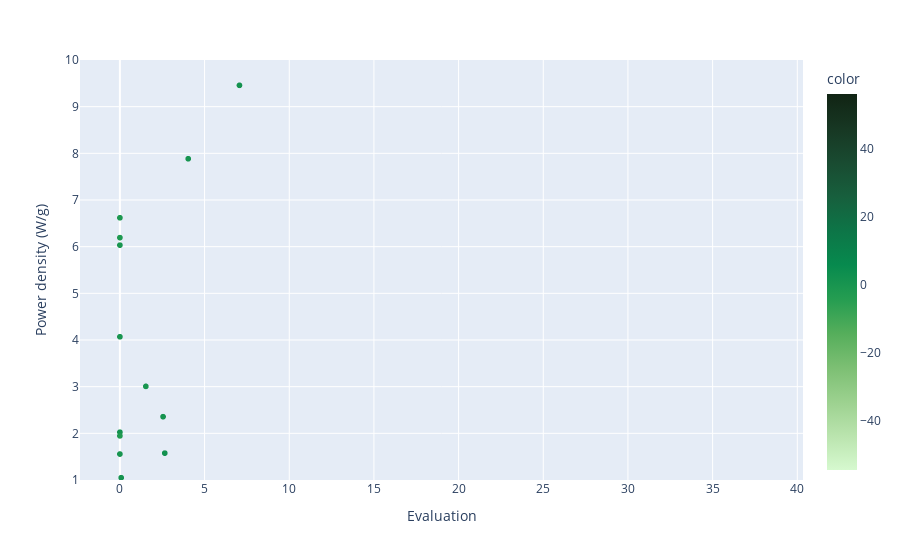

The cell this chart's notebook holds for it:
### Code cell
px.scatter(power_density_df, x = 'Evaluation', y = 'Power density (W/g)', hover_name = 'Isotope', 
            color = e_t_dict['Half life (log(years))'], color_continuous_scale = 'algae',
            range_y = [1, 10])

### Figure 1 — Plotly figure (JSON) as saved in the notebook; plotly's stock layout.template omitted (floating-point values rounded to 4 significant figures; data arrays with more than 128 entries replaced by an {"elided": "..."} marker saying what was removed)
{"data": [{"hovertemplate": "<b>%{hovertext}</b><br><br>Evaluation=%{x}<br>Power density (W/g)=%{y}<br>color=%{marker.color}<extra></extra>", "hovertext": {"elided": "3558 str values"}, "legendgroup": "", "marker": {"color": {"elided": "3558 float values"}, "coloraxis": "coloraxis", "symbol": "circle"}, "mode": "markers", "name": "", "showlegend": false, "type": "scattergl", "x": {"elided": "3558 float values"}, "xaxis": "x", "y": {"elided": "3558 mixed values"}, "yaxis": "y"}], "layout": {"coloraxis": {"colorbar": {"title": {"text": "color"}}, "colorscale": [[0, "rgb(214, 249, 207)"], [0.09091, "rgb(186, 228, 174)"], [0.1818, "rgb(156, 209, 143)"], [0.2727, "rgb(124, 191, 115)"], [0.3636, "rgb(85, 174, 91)"], [0.4545, "rgb(37, 157, 81)"], [0.5455, "rgb(7, 138, 78)"], [0.6364, "rgb(13, 117, 71)"], [0.7273, "rgb(23, 95, 61)"], [0.8182, "rgb(25, 75, 49)"], [0.9091, "rgb(23, 55, 35)"], [1, "rgb(17, 36, 20)"]]}, "legend": {"tracegroupgap": 0}, "margin": {"t": 60}, "xaxis": {"anchor": "y", "domain": [0, 1], "title": {"text": "Evaluation"}}, "yaxis": {"anchor": "x", "domain": [0, 1], "range": [1, 10], "title": {"text": "Power density (W/g)"}}}}
